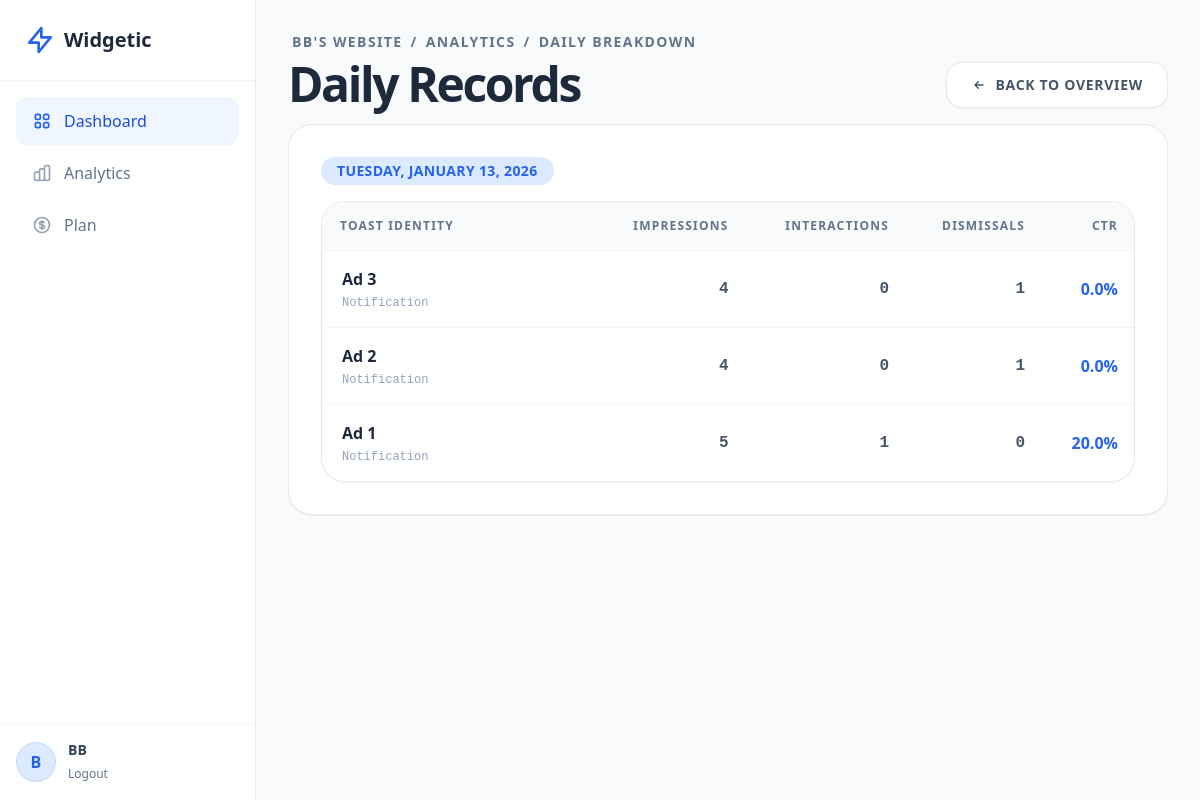
/website/f5e50cc9-fe0e-44d8-b92a-81133b4ff9e6/analytics/table (signed in), run on an earlier commit of the app's database.
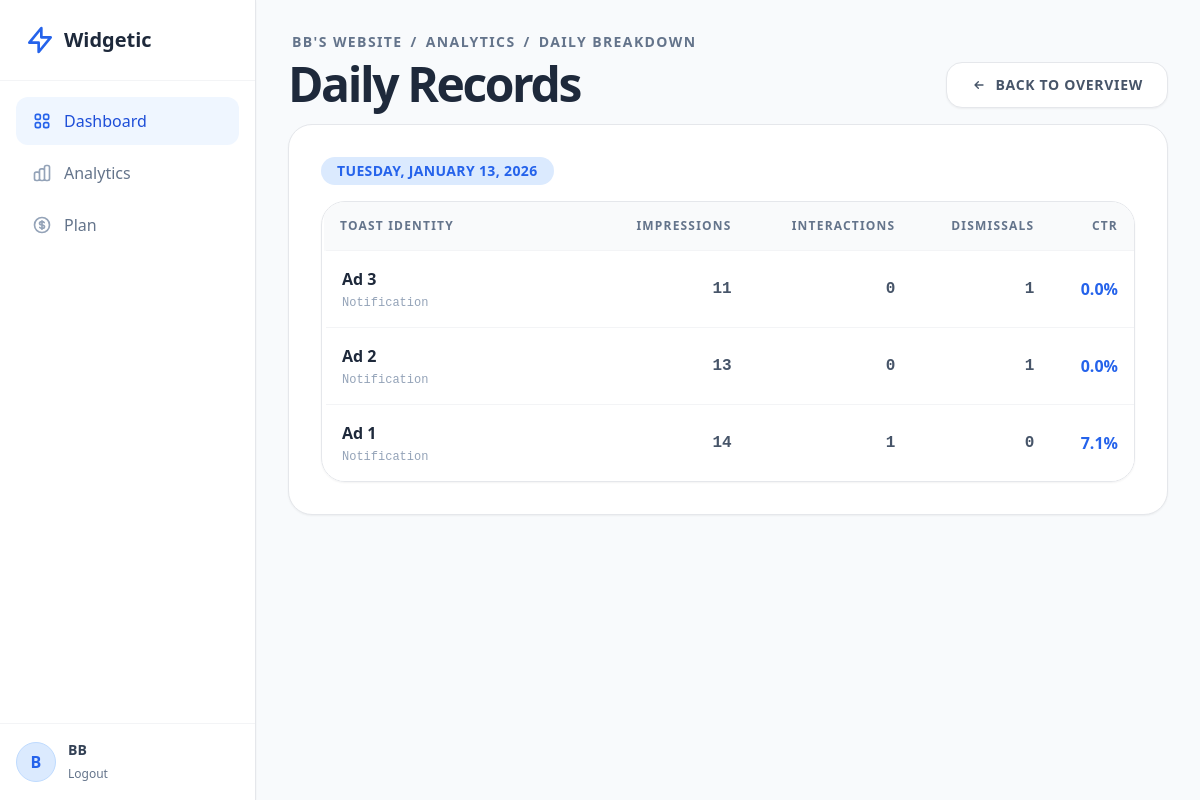
And on a later commit of the database.
### models.py (models this page shows)
class User(UserMixin, db.Model):
    id = db.Column(db.String(36), primary_key=True, default=lambda: str(uuid.uuid4()))
    email = db.Column(db.String(120), unique=True, nullable=False, index=True)
    password_hash = db.Column(db.String(128))
    name = db.Column(db.String(100))
    global_role = db.Column(db.Enum(GlobalRole), default=GlobalRole.USER)
    status = db.Column(db.Enum(UserStatus), default=UserStatus.ACTIVE)
    created_widgets = db.relationship('Widget', backref='creator', lazy=True, foreign_keys='Widget.created_by_id')
    created_at = db.Column(db.DateTime, default=datetime.utcnow)
    websites = db.relationship('WebsiteMember', backref='user', lazy=True)
    created_at = db.Column(db.DateTime, default=datetime.utcnow)
    updated_at = db.Column(db.DateTime, default=datetime.utcnow, onupdate=datetime.utcnow)

class Website(db.Model):
    id = db.Column(db.String(36), primary_key=True, default=lambda: str(uuid.uuid4()))
    public_key = db.Column(db.String(36), unique=True, default=lambda: str(uuid.uuid4()), index=True)
    name = db.Column(db.String(100), nullable=False)
    domain = db.Column(db.String(255)) # e.g., https://example.com
    created_at = db.Column(db.DateTime, default=datetime.utcnow)
    settings = db.Column(db.JSON, default={})
    max_widgets = db.Column(db.Integer, default=3)
    members = db.relationship('WebsiteMember', backref='website', lazy=True)
    widgets = db.relationship('Widget', backref='website', lazy=True)

class Widget(db.Model):
    id = db.Column(db.String(36), primary_key=True, default=lambda: str(uuid.uuid4()))
    public_key = db.Column(db.String(36), unique=True, default=lambda: str(uuid.uuid4()), index=True)
    website_id = db.Column(db.String(36), db.ForeignKey('website.id'), nullable=False)
    name = db.Column(db.String(100), nullable=False)
    type = db.Column(db.Enum(WidgetType), default=WidgetType.NOTIFICATION)
    status = db.Column(db.Enum(WidgetStatus), default=WidgetStatus.DRAFT)
    position = db.Column(db.Enum(WidgetPosition), default=WidgetPosition.BOTTOM_RIGHT)
    content = db.Column(db.JSON, nullable=False)
    style = db.Column(db.JSON, nullable=True)
    views = db.Column(db.Integer, default=0)
    clicks = db.Column(db.Integer, default=0)
    dismissals = db.Column(db.Integer, default=0)
    created_by_id = db.Column(db.String(36), db.ForeignKey('user.id'), nullable=False)
    created_at = db.Column(db.DateTime, default=datetime.utcnow)
    updated_at = db.Column(db.DateTime, default=datetime.utcnow, onupdate=datetime.utcnow)

### app.py (the view)
@app.route('/website/<website_id>/analytics/table')
@login_required
def website_analytics_table(website_id):
    website = Website.query.get_or_404(website_id)
    member = WebsiteMember.query.filter_by(user_id=current_user.id, website_id=website.id).first()
    if not member and current_user.global_role != GlobalRole.SUPERADMIN:
        flash("Unauthorized")
        return redirect(url_for('dashboard'))
    results = db.session.query(
        Analytics.date,
        Widget,
        func.sum(Analytics.views).label('views'),
        func.sum(Analytics.clicks).label('clicks'),
        func.sum(Analytics.dismissals).label('dismissals')
    ).join(Widget).filter(
        Widget.website_id == website.id
    ).group_by(
        Analytics.date, Widget.id
    ).order_by(
        Analytics.date.desc()
    ).all()
    grouped_data = {}
    for r in results:
        date_key = r[0]
        stat = {
            'views': r[2] or 0,
            'clicks': r[3] or 0,
            'dismissals': r[4] or 0
        }
        if date_key not in grouped_data:
            grouped_data[date_key] = []
        grouped_data[date_key].append((stat, r[1]))
    sorted_dates = sorted(grouped_data.keys(), reverse=True)
    return render_template('dashboard/analytics_table.html', website=website, grouped_data=grouped_data, sorted_dates=sorted_dates)

### app.py (called while the page is built)
@login_manager.user_loader
def load_user(user_id):
    return User.query.get(user_id)

### templates/dashboard/analytics_table.html (shortened to what this page needs)
{% extends "base.html" %}
{% block content %}
<div class="max-w-6xl mx-auto">
    <div class="mb-4 flex justify-between items-end">
        <div>
            <div class="flex items-center gap-2 text-sm text-slate-500 mb-2 font-bold uppercase tracking-widest px-1">
                <a href="{{ url_for('website_detail', website_id=website.id) }}" class="hover:text-blue-600 transition-colors">{{ website.name }}</a>
                <span>/</span>
                <a href="{{ url_for('website_analytics', website_id=website.id) }}" class="hover:text-blue-600 transition-colors">Analytics</a>
                <span>/</span>
                <span>Daily Breakdown</span>
            </div>
            <h1 class="text-5xl font-black text-slate-800 tracking-tighter">Daily Records</h1>
        </div>
        <div>
             <a href="{{ url_for('website_analytics', website_id=website.id) }}" class="bg-white border border-gray-200 text-slate-600 px-6 py-3 rounded-2xl hover:bg-gray-50 hover:text-slate-800 transition-all font-bold shadow-sm flex items-center gap-2 text-sm uppercase tracking-wider">
                <svg class="w-4 h-4" fill="none" stroke="currentColor" viewBox="0 0 24 24"><path stroke-linecap="round" stroke-linejoin="round" stroke-width="2" d="M11 17l-5-5m0 0l5-5m-5 5h12"></path></svg>
                Back to Overview
            </a>
        </div>
    </div>
    <div class="bg-white rounded-3xl border border-gray-200 shadow-sm overflow-hidden">
        {% if sorted_dates %}
        <div class="space-y-12 p-8">
            {% for date in sorted_dates %}
            <div>
                <h3 class="text-xl font-bold text-slate-800 mb-4 flex items-center gap-3">
                    <span class="bg-blue-100 text-blue-600 px-4 py-1 rounded-full text-sm uppercase tracking-wide">{{ date.strftime('%A, %B %d, %Y') }}</span>
                </h3>
                <div class="overflow-x-auto rounded-3xl border border-gray-200 shadow-sm">
                    <table class="w-full text-left border-collapse">
                        <thead>
                            <tr class="bg-gray-50 border-b border-gray-100">
                                <th class="p-4 text-xs font-bold text-slate-500 uppercase tracking-widest whitespace-nowrap w-1/3">Toast Identity</th>
                                <th class="p-4 text-xs font-bold text-slate-500 uppercase tracking-widest text-right">Impressions</th>
                                <th class="p-4 text-xs font-bold text-slate-500 uppercase tracking-widest text-right">Interactions</th>
                                <th class="p-4 text-xs font-bold text-slate-500 uppercase tracking-widest text-right">Dismissals</th>
                                <th class="p-4 text-xs font-bold text-slate-500 uppercase tracking-widest text-right">CTR</th>
                            </tr>
                        </thead>
                        <tbody class="divide-y divide-gray-100 bg-white">
                            {% for stat, widget in grouped_data[date] %}
                            <tr class="group hover:bg-blue-50/50 transition-colors">
                                <td class="p-4 border-l-4 border-transparent group-hover:border-blue-500">
                                    <div class="font-bold text-slate-800">{{ widget.name }}</div>
                                    <div class="text-xs text-slate-400 font-mono mt-1">{{ widget.type.name.replace('_', ' ')|title }}</div>
                                </td>
                                <td class="p-4 text-right font-mono text-slate-600 font-bold">{{ stat.views }}</td>
                                <td class="p-4 text-right font-mono text-slate-600 font-bold">{{ stat.clicks }}</td>
                                <td class="p-4 text-right font-mono text-slate-600 font-bold">{{ stat.dismissals }}</td>
                                <td class="p-4 text-right font-bold text-blue-600">
                                    {% if stat.views > 0 %}
                                        {{ "%.1f"|format(stat.clicks / stat.views * 100) }}%
                                    {% else %}
                                        0.0%
                                    {% endif %}
                                </td>
                            </tr>
                            {% endfor %}
                        </tbody>
                    </table>
                </div>
            </div>
            {% endfor %}
        </div>
        {% endif %}
    </div>
</div>
{% endblock %}

### templates/base.html (shortened to what this page needs)
<!DOCTYPE html>
<html lang="en">
<head>
    <script src="https://cdn.tailwindcss.com?plugins=forms,typography"></script>
</head>
<body class="bg-slate-50 text-slate-600 h-screen flex overflow-hidden">
    {% if current_user.is_authenticated %}
    <aside class="w-64 bg-white border-r border-gray-200 flex flex-col z-20 shadow-sm">
        <div class="p-6 border-b border-gray-100">
            <a href="{{ url_for('dashboard') }}" class="flex items-center gap-2 text-xl font-bold text-slate-800">
                <svg class="w-8 h-8 text-blue-600" width="32" height="32" fill="none" stroke="currentColor" viewBox="0 0 24 24">
                    <path stroke-linecap="round" stroke-linejoin="round" stroke-width="2" d="M13 10V3L4 14h7v7l9-11h-7z"></path>
                </svg>
                Widgetic
            </a>
        </div>
        <nav class="flex-grow p-4 space-y-1">
            <a href="{{ url_for('dashboard') }}" class="flex items-center gap-3 px-4 py-3 text-blue-700 bg-blue-50 rounded-xl hover:bg-blue-100 transition-all duration-200 group font-medium">
                <span>Dashboard</span>
            </a>
            {% if website and website.id %}
            <a href="{{ url_for('website_analytics', website_id=website.id) }}" class="flex items-center gap-3 px-4 py-3 text-slate-500 hover:text-blue-700 hover:bg-blue-50 rounded-xl transition-all duration-200 group font-medium">
                <span>Analytics</span>
            </a>
            <a href="{{ url_for('website_pricing', website_id=website.id) }}" class="flex items-center gap-3 px-4 py-3 text-slate-500 hover:text-blue-700 hover:bg-blue-50 rounded-xl transition-all duration-200 group font-medium">
                <span>Plan</span>
            </a>
            {% endif %}
        </nav>
        <div class="p-4 border-t border-gray-100">
            <div class="flex items-center gap-3">
                <div class="w-10 h-10 rounded-full bg-blue-100 flex items-center justify-center text-blue-600 font-bold border border-blue-200">
                    {{ current_user.name[0].upper() }}
                </div>
                <div class="overflow-hidden">
                    <p class="text-sm font-bold text-slate-700 truncate">{{ current_user.name }}</p>
                    <a href="{{ url_for('logout') }}" class="text-xs text-slate-500 hover:text-blue-600 transition-colors">Logout</a>
                </div>
            </div>
        </div>
    </aside>
    {% endif %}
    <main class="flex-1 flex flex-col overflow-hidden relative {% if not current_user.is_authenticated %} w-full {% endif %}">
        <div class="flex-1 overflow-auto bg-slate-50 p-6 md:p-8">
            {% block content %}{% endblock %}
        </div>
    </main>
</body>
</html>

What changed in the data, as far as the page shows it:
changed Widget "Ad 3": views "4" → "11"
changed Widget "Ad 2": views "4" → "13"
changed Widget "Ad 1": views "5" → "14"; clicks "20.0" → "7.1"
